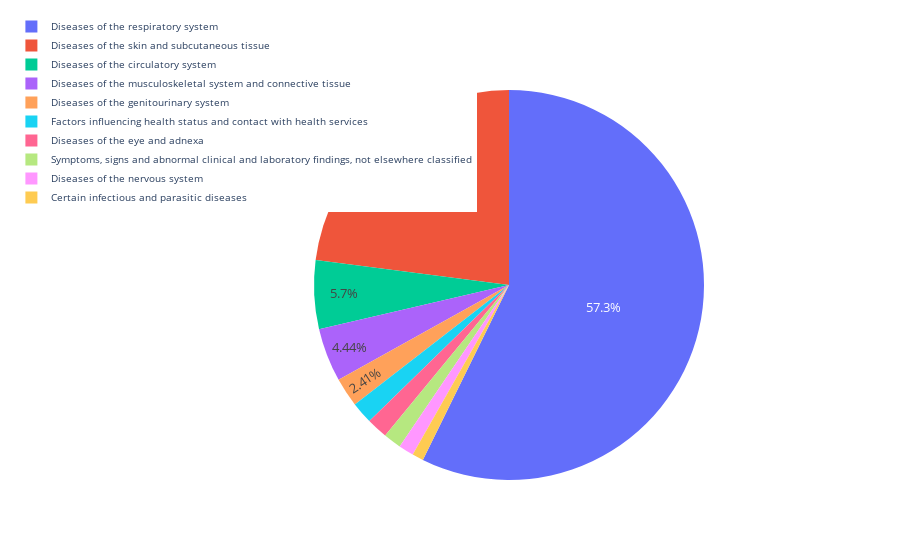

Notebook cell for this chart:
### Code cell
fig3 = px.pie(df_grupo, values='ID_PACIENTE', names='Description')
fig3.update_traces(textposition='inside')
fig3.update_layout(uniformtext_minsize=13, uniformtext_mode='hide')
fig3.update_layout(legend=dict(x=-.3, y=1.2, font_size=10))
fig3.show()

### Figure 1 — Plotly figure (JSON) as saved in the notebook; plotly's stock layout.template omitted (floating-point values rounded to 4 significant figures)
{"data": [{"domain": {"x": [0, 1], "y": [0, 1]}, "hovertemplate": "Description=%{label}<br>ID_PACIENTE=%{value}<extra></extra>", "labels": ["Diseases of the respiratory system", "Diseases of the skin and subcutaneous tissue", "Diseases of the circulatory system", "Diseases of the musculoskeletal system and connective tissue", "Diseases of the genitourinary system", "Factors influencing health status and contact with health services", "Diseases of the eye and adnexa", "Symptoms, signs and abnormal clinical and laboratory findings, not elsewhere classified", "Diseases of the nervous system", "Certain infectious and parasitic diseases"], "legendgroup": "", "name": "", "showlegend": true, "textposition": "inside", "type": "pie", "values": [1046, 419, 104, 81, 44, 33, 32, 27, 23, 17]}], "layout": {"legend": {"font": {"size": 10}, "tracegroupgap": 0, "x": -0.3, "y": 1.2}, "margin": {"t": 60}, "uniformtext": {"minsize": 13, "mode": "hide"}}}
